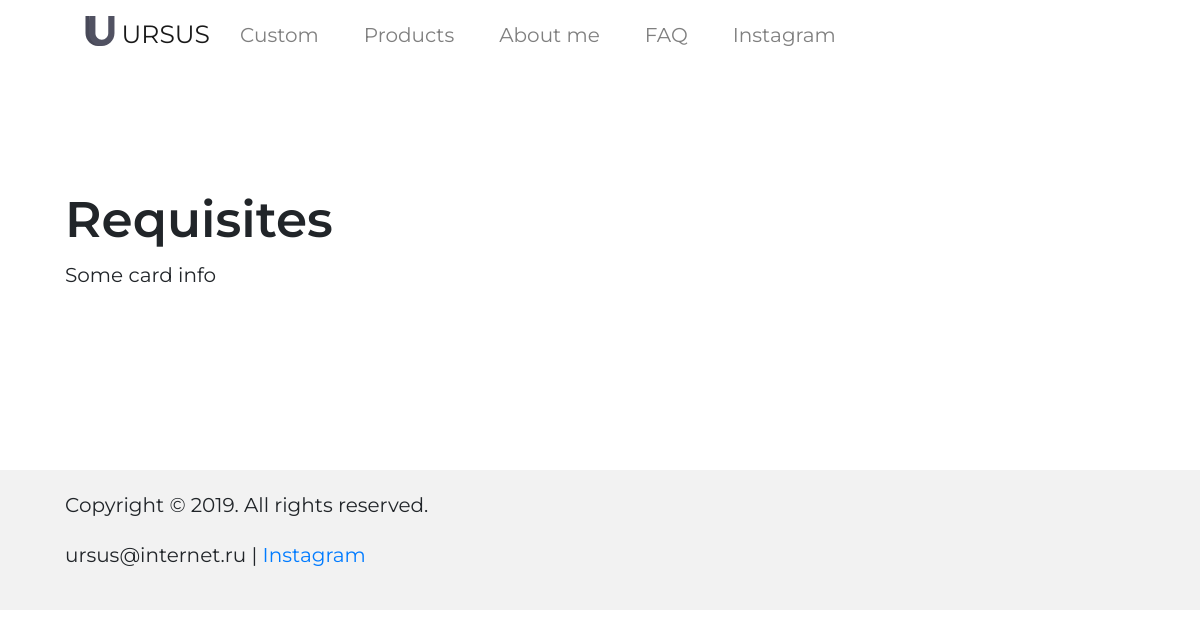
/requisites, run on the app's committed database.
### models.py (models this page shows, shortened)
class MenuItem(db.Model):
    id = db.Column(db.Integer, primary_key=True)
    name = db.Column(db.String(35), nullable=False)
    slug = db.Column(db.String(55), unique=True, nullable=False)

### views.py (the view)
@app.route('/requisites')
def requisites():
    return render_template('requisites.html', title=titles['requisites'], menu=g.menu)

### models.py (called while the page is built)
def get_menu_items():
    try:
        return MenuItem.query.all()
    except sqlite3.OperationalError:
        abort(500)

### views.py (called while the page is built)
@app.before_request
def before_request():
    g.menu = get_menu_items()

### templates/requisites.html
{% extends 'base.html' %}
{% block content %}
<section class="requisites">
    <div class="container">
        <div class="row">
            <div class="col-12">
                <h1>Requisites</h1>
            </div>
            <div class="col-12">
                <p>Some card info</p>
            </div>
        </div>
    </div>
</section>
{% endblock content %}

### templates/base.html (shortened to what this page needs)
<!DOCTYPE html>
<html lang="en">
<head>
    <link rel="stylesheet" href="https://cdn.jsdelivr.net/npm/bootstrap@4.6.2/dist/css/bootstrap.min.css">
    <link rel="stylesheet" href="{{ url_for('static', filename='css/default.css') }}">
    <link rel="stylesheet" href="{{ url_for('static', filename='css/style.css') }}">
</head>
<body>
<header class="header">
    <div class="container">
        <nav class="navbar navbar-expand-lg navbar-light bg-white">
            <a class="navbar-brand" href="{{ url_for('index') }}">
                <img src="{{ url_for('static', filename='img/logo.svg') }}" width="30" height="30"
                     class="d-inline-block align-top" alt="">
                URSUS
            </a>
            <div class="collapse navbar-collapse" id="navbarTogglerDemo01">
                <ul class="navbar-nav">
                    {% for menu_elem in menu %}
                    <li class="nav-item">
                        <a class="nav-link" href="{{ menu_elem.slug }}">{{ menu_elem.name }}</a>
                    </li>
                    {% endfor %}
                </ul>
            </div>
        </nav>
    </div>
</header>
{% block content %}
{% endblock content %}
<footer class="footer">
    <div class="container">
        <p>Copyright © 2019. All rights reserved.</p>
        <p>ursus@internet.ru | <a href="#">Instagram</a></p>
    </div>
</footer>
</body>
</html>

### static/css/default.css (style rules this page uses)
html, body { font-family: 'Montserrat'; font-style: normal; font-weight: 400; font-size: 20px; background-color: #fff; }

### static/css/style.css (style rules this page uses)
.container { max-width: 1100px; }
header { margin-bottom: 120px; }
.nav-item { margin-right: 25px; }
section h1 { font-weight: 600; }
section { margin-bottom: 160px; }
.about, footer { background-color: rgba(0, 0, 0, .05); padding: 20px; }

### data on the page
MenuItem: name "Custom"
MenuItem: name "Products"
MenuItem: name "About me"
MenuItem: name "FAQ"
MenuItem: name "Instagram"
